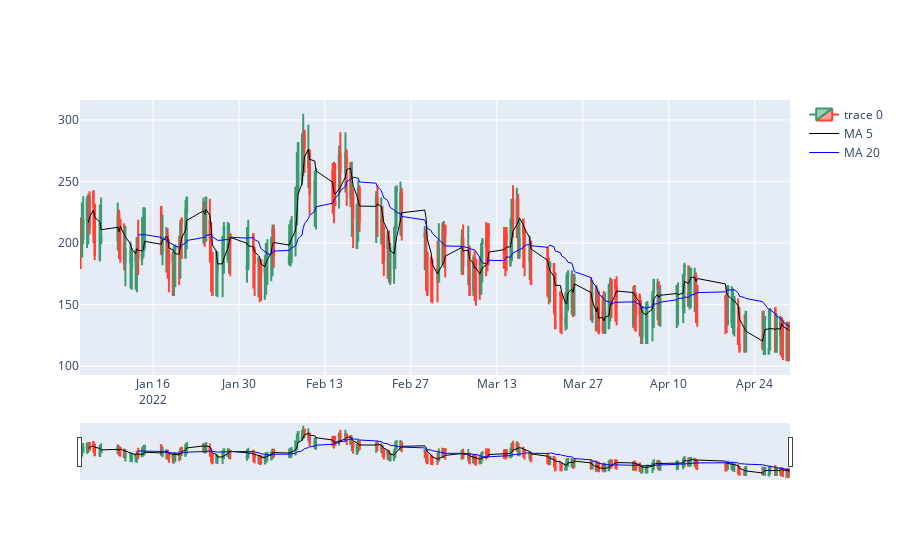

The notebook cell saved with this chart:
### Code cell
#Moving average and Exponential Moving Average lines

prices['MA5'] = prices['last'].rolling(5).mean()
prices['MA20'] = prices['last'].rolling(20).mean()


# plot the candlesticks
fig0 = go.Figure(data=[go.Candlestick(x=prices['DateTime'],
                                    open=prices['first'],
                                    high=prices['max'],
                                    low=prices['min'],
                                    close=prices['last']), 
                      go.Scatter(x=prices.DateTime, y=prices.MA5, line=dict(color='black', width=1),name='MA 5'),
                      go.Scatter(x=prices.DateTime, y=prices.MA20, line=dict(color='blue', width=1),name='MA 20')])

fig0

### Figure 1 — Plotly figure (JSON) as saved in the notebook; plotly's stock layout.template omitted (floating-point values rounded to 4 significant figures; data arrays with more than 128 entries replaced by an {"elided": "..."} marker saying what was removed)
{"data": [{"close": {"elided": "209 int values"}, "high": {"elided": "209 int values"}, "low": {"elided": "209 int values"}, "open": {"elided": "209 int values"}, "type": "candlestick", "x": {"elided": "209 str values"}}, {"line": {"color": "black", "width": 1}, "name": "MA 5", "type": "scatter", "x": {"elided": "209 str values"}, "y": {"elided": "209 float values"}}, {"line": {"color": "blue", "width": 1}, "name": "MA 20", "type": "scatter", "x": {"elided": "209 str values"}, "y": {"elided": "209 float values"}}], "layout": {}}
